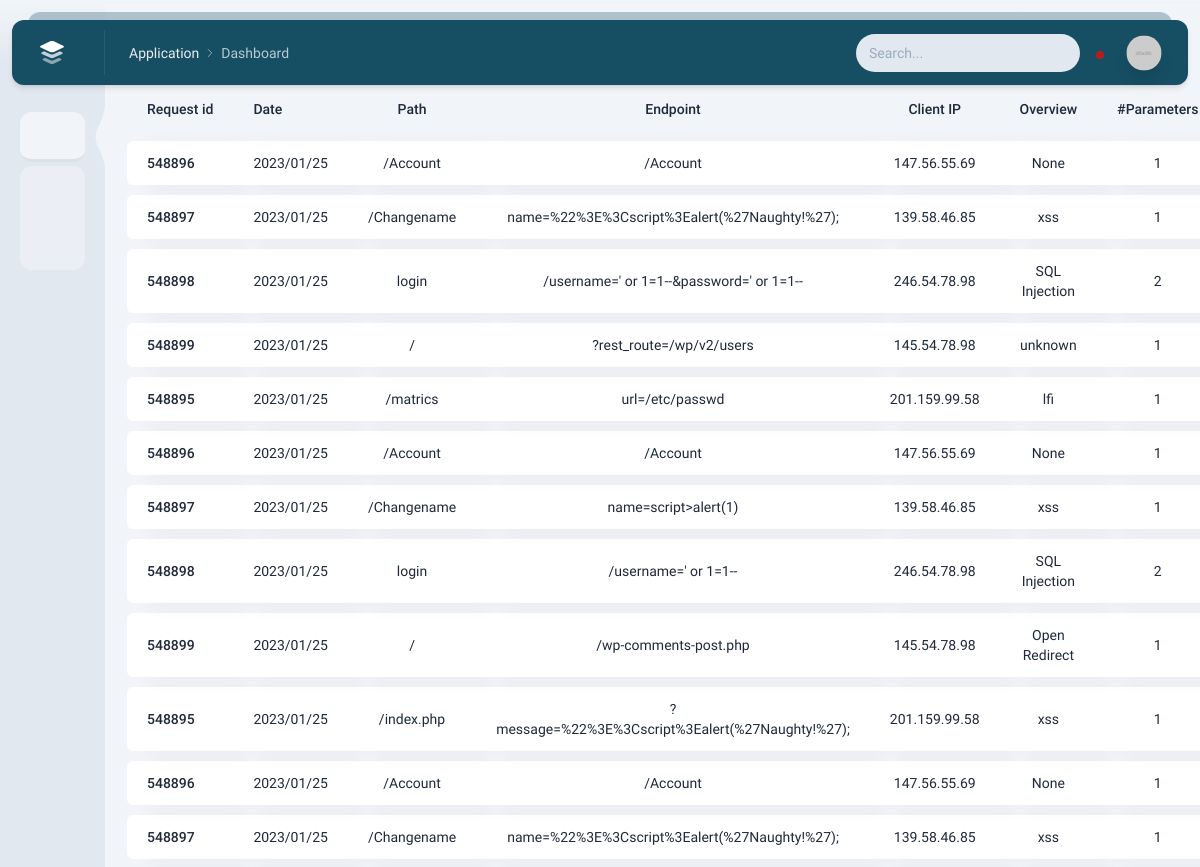
/log-analysis-light/ (signed in, upper part), run on an earlier commit of the app's database.
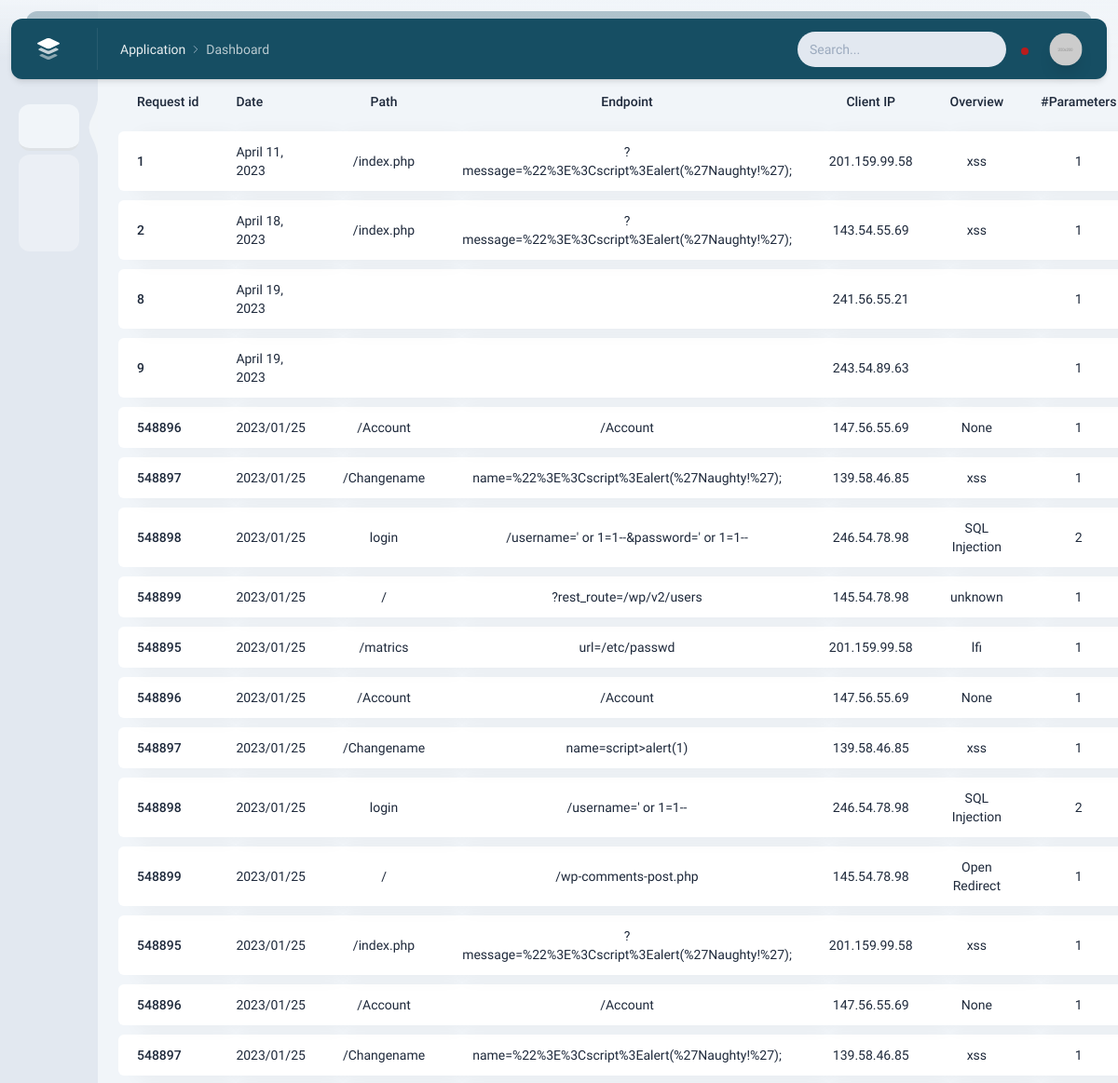
And on a later commit of the database.
### main/models.py (models this page shows, shortened)
class Blockedclient(models.Model):
    client_ip=models.CharField(null=True,blank=True ,max_length=100)
    date=models.DateField(auto_now_add=True)
    path=models.CharField(max_length=20)
    endpoint=models.CharField( max_length=100)
    overview=models.CharField( max_length=15)

### main/views.py (the view)
# urls.py: path('log-analysis-light/', views.log_analysis_light,name='log-analysis-light'),
@login_required(login_url='main:login-light')
def log_analysis_light (request):
    return render (request,'main/log-analysis-light.html',{'title':"log-analysis-light","blockedclients":Blockedclient.objects.all()})

### main/templates/main/Log-analysis-light.html (shortened to what the changed rows need)
{% extends "index.html" %}
{% load static %}
{% load i18n %}
{% block content %}
<div class="content">
    <div class="intro-y col-span-12 overflow-auto lg:overflow-visible">
        <table class="table table-report -mt-2">
            <thead>
                <tr>
                    <th class="whitespace-nowrap">Request id</th>
                    <th class="whitespace-nowrap">Date</th>
                    <th class="text-center whitespace-nowrap">Path</th>
                    <th class="text-center whitespace-nowrap">Endpoint</th>
                    <th class="text-center whitespace-nowrap">Client IP</th>
                    <th class="text-center whitespace-nowrap">Overview</th>
                    <th class="text-center whitespace-nowrap">#Parameters</th>
                </tr>
            </thead>
            <tbody>
                {% for blockedclient in blockedclients %}
                <tr class="intro-x">
                    <td class="w-40">
                        <div class="flex">
                            <a href="" class="font-medium whitespace-nowrap">{{blockedclient.id}}</a>
                        </div>
                    </td>
                    <td>
                       {{blockedclient.date}}
                    </td>
                    <td class="text-center">{{blockedclient.path}}</td>
                    <td class="text-center">{{blockedclient.endpoint}}</td>
                    <td class="text-center">{{blockedclient.client_ip}}</td>
                    <td class="text-center">{{blockedclient.overview}}</td>
                    <td class="text-center">1</td>
                </tr>
                {% endfor %}
            </tbody>
        </table>
    </div>
</div>
{% endblock content %}

What changed in the data, as far as the page shows it:
added Blockedclient: id "1", date "April 11, 2023", path "/index.php", endpoint "?message=%22%3E%3Cscript%3Ealert(%27Naughty!%27);", client_ip "201.159.99.58", overview "xss"
added Blockedclient: id "2", date "April 18, 2023", path "/index.php", endpoint "?message=%22%3E%3Cscript%3Ealert(%27Naughty!%27);", client_ip "143.54.55.69", overview "xss"
added Blockedclient: id "8", date "April 19, 2023", client_ip "241.56.55.21"
added Blockedclient: id "9", date "April 19, 2023", client_ip "243.54.89.63"
